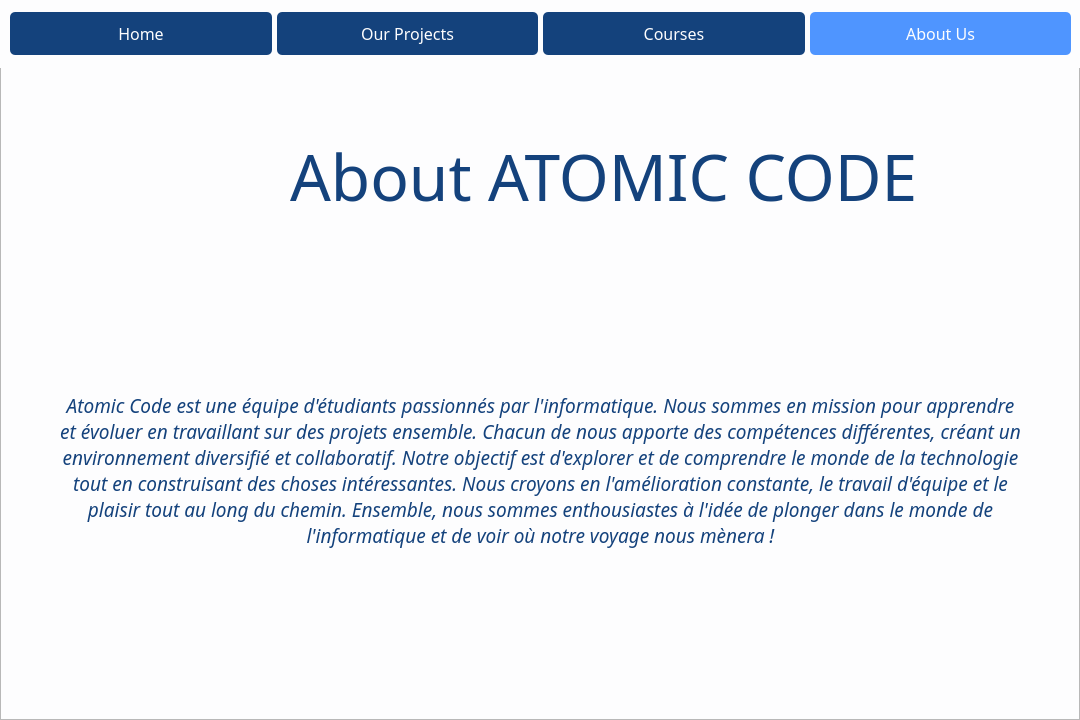
<?xml version="1.0" encoding="UTF-8"?>
<ui version="4.0">
 <class>Dialog</class>
 <widget class="QDialog" name="Dialog">
  <property name="geometry">
   <rect>
    <x>0</x>
    <y>0</y>
    <width>1080</width>
    <height>720</height>
   </rect>
  </property>
  <property name="windowTitle">
   <string>Dialog</string>
  </property>
  <property name="styleSheet">
   <string notr="true">QWidget{
	background-color: #fdfdfe;
}

QPushButton
{
	background-color: #14427c;
	color : #fdfdfe;
	border-radius: 5px;
	padding: 10 0px;
}
QPushButton:hover {
	background-color: #3667b0;
	color : #fdfdfe;
}

QPushButton::pressed {
    background-color:rgb(79, 149, 255);
   
}

QFrame{
background:none;
}</string>
  </property>
  <widget class="QFrame" name="frame">
   <property name="geometry">
    <rect>
     <x>0</x>
     <y>60</y>
     <width>1080</width>
     <height>660</height>
    </rect>
   </property>
   <property name="frameShape">
    <enum>QFrame::StyledPanel</enum>
   </property>
   <property name="frameShadow">
    <enum>QFrame::Raised</enum>
   </property>
   <widget class="QLabel" name="label">
    <property name="enabled">
     <bool>true</bool>
    </property>
    <property name="geometry">
     <rect>
      <x>40</x>
      <y>10</y>
      <width>200</width>
      <height>200</height>
     </rect>
    </property>
    <property name="minimumSize">
     <size>
      <width>0</width>
      <height>0</height>
     </size>
    </property>
    <property name="styleSheet">
     <string notr="true">background: transparent;</string>
    </property>
    <property name="text">
     <string/>
    </property>
    <property name="textFormat">
     <enum>Qt::AutoText</enum>
    </property>
    <property name="pixmap">
     <pixmap>../assets/Artboard 5.png</pixmap>
    </property>
    <property name="scaledContents">
     <bool>true</bool>
    </property>
   </widget>
   <widget class="QLabel" name="label_3">
    <property name="geometry">
     <rect>
      <x>290</x>
      <y>65</y>
      <width>731</width>
      <height>101</height>
     </rect>
    </property>
    <property name="font">
     <font>
      <family>Semakin</family>
      <pointsize>48</pointsize>
     </font>
    </property>
    <property name="styleSheet">
     <string notr="true">background-color: rgba(0,0,0,0);
color : #14427c;</string>
    </property>
    <property name="text">
     <string>About ATOMIC CODE</string>
    </property>
    <property name="alignment">
     <set>Qt::AlignLeading|Qt::AlignLeft|Qt::AlignVCenter</set>
    </property>
   </widget>
   <widget class="QLabel" name="label_2">
    <property name="geometry">
     <rect>
      <x>60</x>
      <y>230</y>
      <width>961</width>
      <height>361</height>
     </rect>
    </property>
    <property name="font">
     <font>
      <family>Poppins Medium</family>
      <pointsize>14</pointsize>
      <italic>true</italic>
     </font>
    </property>
    <property name="styleSheet">
     <string notr="true">background: none;
color : #14427c ;


</string>
    </property>
    <property name="text">
     <string>&lt;html&gt;&lt;head/&gt;&lt;body&gt;&lt;p&gt;Atomic Code est une équipe d'étudiants passionnés par l'informatique. Nous sommes en mission pour apprendre et évoluer en travaillant sur des projets ensemble. Chacun de nous apporte des compétences différentes, créant un environnement diversifié et collaboratif. Notre objectif est d'explorer et de comprendre le monde de la technologie tout en construisant des choses intéressantes. Nous croyons en l'amélioration constante, le travail d'équipe et le plaisir tout au long du chemin. Ensemble, nous sommes enthousiastes à l'idée de plonger dans le monde de l'informatique et de voir où notre voyage nous mènera !&lt;/p&gt;&lt;/body&gt;&lt;/html&gt;</string>
    </property>
    <property name="scaledContents">
     <bool>false</bool>
    </property>
    <property name="alignment">
     <set>Qt::AlignCenter</set>
    </property>
    <property name="wordWrap">
     <bool>true</bool>
    </property>
   </widget>
  </widget>
  <widget class="QLabel" name="label_7">
   <property name="enabled">
    <bool>true</bool>
   </property>
   <property name="geometry">
    <rect>
     <x>0</x>
     <y>0</y>
     <width>1080</width>
     <height>720</height>
    </rect>
   </property>
   <property name="styleSheet">
    <string notr="true">background:none;
</string>
   </property>
   <property name="text">
    <string/>
   </property>
   <property name="pixmap">
    <pixmap>../assets/lllllx12Artboard 4.png</pixmap>
   </property>
   <property name="scaledContents">
    <bool>false</bool>
   </property>
  </widget>
  <widget class="QWidget" name="horizontalLayoutWidget">
   <property name="geometry">
    <rect>
     <x>0</x>
     <y>0</y>
     <width>1081</width>
     <height>68</height>
    </rect>
   </property>
   <layout class="QHBoxLayout" name="horizontalLayout">
    <property name="spacing">
     <number>5</number>
    </property>
    <property name="leftMargin">
     <number>10</number>
    </property>
    <property name="topMargin">
     <number>10</number>
    </property>
    <property name="rightMargin">
     <number>10</number>
    </property>
    <property name="bottomMargin">
     <number>10</number>
    </property>
    <item>
     <widget class="QPushButton" name="pushButton_4">
      <property name="font">
       <font>
        <family>Poppins Medium</family>
        <pointsize>12</pointsize>
       </font>
      </property>
      <property name="text">
       <string>Home</string>
      </property>
     </widget>
    </item>
    <item>
     <widget class="QPushButton" name="pushButton_3">
      <property name="font">
       <font>
        <family>Poppins Medium</family>
        <pointsize>12</pointsize>
       </font>
      </property>
      <property name="styleSheet">
       <string notr="true"/>
      </property>
      <property name="text">
       <string>Our Projects</string>
      </property>
     </widget>
    </item>
    <item>
     <widget class="QPushButton" name="pushButton_2">
      <property name="font">
       <font>
        <family>Poppins Medium</family>
        <pointsize>12</pointsize>
       </font>
      </property>
      <property name="text">
       <string>Courses</string>
      </property>
     </widget>
    </item>
    <item>
     <widget class="QPushButton" name="pushButton">
      <property name="font">
       <font>
        <family>Poppins Medium</family>
        <pointsize>12</pointsize>
        <italic>false</italic>
       </font>
      </property>
      <property name="styleSheet">
       <string notr="true">background-color:rgb(79, 149, 255);</string>
      </property>
      <property name="text">
       <string>About Us</string>
      </property>
     </widget>
    </item>
   </layout>
  </widget>
  <zorder>label_7</zorder>
  <zorder>frame</zorder>
  <zorder>horizontalLayoutWidget</zorder>
 </widget>
 <resources/>
 <connections/>
</ui>
